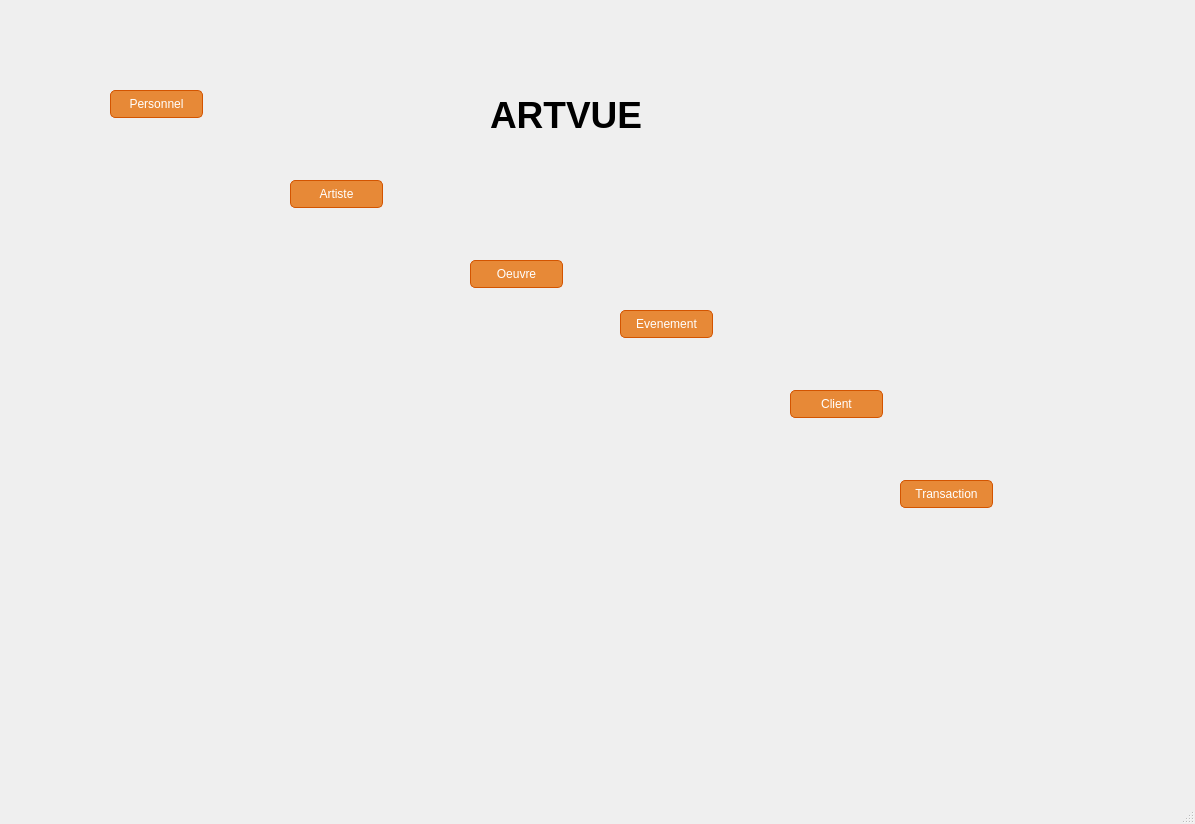
<?xml version="1.0" encoding="UTF-8"?>
<ui version="4.0">
 <class>MainWindow</class>
 <widget class="QMainWindow" name="MainWindow">
  <property name="geometry">
   <rect>
    <x>0</x>
    <y>0</y>
    <width>1195</width>
    <height>824</height>
   </rect>
  </property>
  <property name="windowTitle">
   <string>MainWindow</string>
  </property>
  <widget class="QWidget" name="centralwidget">
   <widget class="QLabel" name="label">
    <property name="geometry">
     <rect>
      <x>30</x>
      <y>20</y>
      <width>1141</width>
      <height>761</height>
     </rect>
    </property>
    <property name="styleSheet">
     <string notr="true">border-image: url(:/img/img/R.jpg);</string>
    </property>
    <property name="text">
     <string/>
    </property>
   </widget>
   <widget class="QPushButton" name="pushButton">
    <property name="geometry">
     <rect>
      <x>110</x>
      <y>90</y>
      <width>93</width>
      <height>28</height>
     </rect>
    </property>
    <property name="styleSheet">
     <string notr="true">QPushButton {
    background-color: rgba(230, 126, 34, 0.9); /* Slightly transparent orange background */
    border: 1px solid #d35400; /* Change to a darker orange color */
    border-radius: 5px;
    padding: 5px 10px;
    color: white;
    font-family: 'Lovelo', sans-serif; /* Add the 'Lovelo' font and fallback to a generic sans-serif font */
}
</string>
    </property>
    <property name="text">
     <string>Personnel</string>
    </property>
   </widget>
   <widget class="QPushButton" name="pushButton_2">
    <property name="geometry">
     <rect>
      <x>290</x>
      <y>180</y>
      <width>93</width>
      <height>28</height>
     </rect>
    </property>
    <property name="styleSheet">
     <string notr="true">QPushButton {
    background-color: rgba(230, 126, 34, 0.9); /* Slightly transparent orange background */
    border: 1px solid #d35400; /* Change to a darker orange color */
    border-radius: 5px;
    padding: 5px 10px;
    color: white;
    font-family: &quot;lovelo&quot;, sans-serif; /* Use &quot;lovelo&quot; font, fallback to sans-serif if not available */
}
</string>
    </property>
    <property name="text">
     <string>Artiste</string>
    </property>
   </widget>
   <widget class="QPushButton" name="pushButton_3">
    <property name="geometry">
     <rect>
      <x>470</x>
      <y>260</y>
      <width>93</width>
      <height>28</height>
     </rect>
    </property>
    <property name="styleSheet">
     <string notr="true">QPushButton {
    background-color: rgba(230, 126, 34, 0.9); /* Slightly transparent orange background */
    border: 1px solid #d35400; /* Change to a darker orange color */
    border-radius: 5px;
    padding: 5px 10px;
    color: white;
}</string>
    </property>
    <property name="text">
     <string>Oeuvre</string>
    </property>
   </widget>
   <widget class="QPushButton" name="pushButton_4">
    <property name="geometry">
     <rect>
      <x>620</x>
      <y>310</y>
      <width>93</width>
      <height>28</height>
     </rect>
    </property>
    <property name="styleSheet">
     <string notr="true">QPushButton {
    background-color: rgba(230, 126, 34, 0.9); /* Slightly transparent orange background */
    border: 1px solid #d35400; /* Change to a darker orange color */
    border-radius: 5px;
    padding: 5px 10px;
    color: white;
}</string>
    </property>
    <property name="text">
     <string>Evenement</string>
    </property>
   </widget>
   <widget class="QPushButton" name="pushButton_5">
    <property name="geometry">
     <rect>
      <x>790</x>
      <y>390</y>
      <width>93</width>
      <height>28</height>
     </rect>
    </property>
    <property name="styleSheet">
     <string notr="true">QPushButton {
    background-color: rgba(230, 126, 34, 0.9); /* Slightly transparent orange background */
    border: 1px solid #d35400; /* Change to a darker orange color */
    border-radius: 5px;
    padding: 5px 10px;
    color: white;
}</string>
    </property>
    <property name="text">
     <string>Client</string>
    </property>
   </widget>
   <widget class="QPushButton" name="pushButton_6">
    <property name="geometry">
     <rect>
      <x>900</x>
      <y>480</y>
      <width>93</width>
      <height>28</height>
     </rect>
    </property>
    <property name="styleSheet">
     <string notr="true">QPushButton {
    background-color: rgba(230, 126, 34, 0.9); /* Slightly transparent orange background */
    border: 1px solid #d35400; /* Change to a darker orange color */
    border-radius: 5px;
    padding: 5px 10px;
    color: white;
}</string>
    </property>
    <property name="text">
     <string>Transaction</string>
    </property>
   </widget>
   <widget class="QLabel" name="label_2">
    <property name="geometry">
     <rect>
      <x>490</x>
      <y>50</y>
      <width>361</width>
      <height>131</height>
     </rect>
    </property>
    <property name="styleSheet">
     <string notr="true"/>
    </property>
    <property name="text">
     <string>&lt;html&gt;&lt;head/&gt;&lt;body&gt;&lt;p&gt;&lt;span style=&quot; font-size:28pt; font-weight:600;&quot;&gt;ARTVUE&lt;/span&gt;&lt;/p&gt;&lt;/body&gt;&lt;/html&gt;</string>
    </property>
   </widget>
  </widget>
  <widget class="QMenuBar" name="menubar">
   <property name="geometry">
    <rect>
     <x>0</x>
     <y>0</y>
     <width>1195</width>
     <height>26</height>
    </rect>
   </property>
  </widget>
  <widget class="QStatusBar" name="statusbar"/>
 </widget>
 <resources/>
 <connections/>
</ui>
